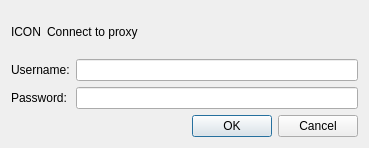
<?xml version="1.0" encoding="UTF-8"?>
<ui version="4.0">
 <class>ProxyDialog</class>
 <widget class="QDialog" name="ProxyDialog">
  <property name="geometry">
   <rect>
    <x>0</x>
    <y>0</y>
    <width>369</width>
    <height>148</height>
   </rect>
  </property>
  <property name="windowTitle">
   <string>Proxy Authentication</string>
  </property>
  <layout class="QGridLayout" name="gridLayout">
   <item row="0" column="0">
    <widget class="QLabel" name="iconLabel">
     <property name="text">
      <string>ICON</string>
     </property>
    </widget>
   </item>
   <item row="0" column="1" colspan="2">
    <widget class="QLabel" name="introLabel">
     <property name="text">
      <string>Connect to proxy</string>
     </property>
     <property name="wordWrap">
      <bool>true</bool>
     </property>
    </widget>
   </item>
   <item row="1" column="0" colspan="2">
    <widget class="QLabel" name="usernameLabel">
     <property name="text">
      <string>Username:</string>
     </property>
    </widget>
   </item>
   <item row="1" column="2">
    <widget class="QLineEdit" name="userNameLineEdit"/>
   </item>
   <item row="2" column="0" colspan="2">
    <widget class="QLabel" name="passwordLabel">
     <property name="text">
      <string>Password:</string>
     </property>
    </widget>
   </item>
   <item row="2" column="2">
    <widget class="QLineEdit" name="passwordLineEdit">
     <property name="echoMode">
      <enum>QLineEdit::EchoMode::Password</enum>
     </property>
    </widget>
   </item>
   <item row="3" column="0" colspan="3">
    <widget class="QDialogButtonBox" name="buttonBox">
     <property name="orientation">
      <enum>Qt::Orientation::Horizontal</enum>
     </property>
     <property name="standardButtons">
      <set>QDialogButtonBox::StandardButton::Cancel|QDialogButtonBox::StandardButton::Ok</set>
     </property>
    </widget>
   </item>
  </layout>
 </widget>
 <resources/>
 <connections>
  <connection>
   <sender>buttonBox</sender>
   <signal>accepted()</signal>
   <receiver>ProxyDialog</receiver>
   <slot>accept()</slot>
   <hints>
    <hint type="sourcelabel">
     <x>248</x>
     <y>254</y>
    </hint>
    <hint type="destinationlabel">
     <x>157</x>
     <y>274</y>
    </hint>
   </hints>
  </connection>
  <connection>
   <sender>buttonBox</sender>
   <signal>rejected()</signal>
   <receiver>ProxyDialog</receiver>
   <slot>reject()</slot>
   <hints>
    <hint type="sourcelabel">
     <x>316</x>
     <y>260</y>
    </hint>
    <hint type="destinationlabel">
     <x>286</x>
     <y>274</y>
    </hint>
   </hints>
  </connection>
 </connections>
</ui>
